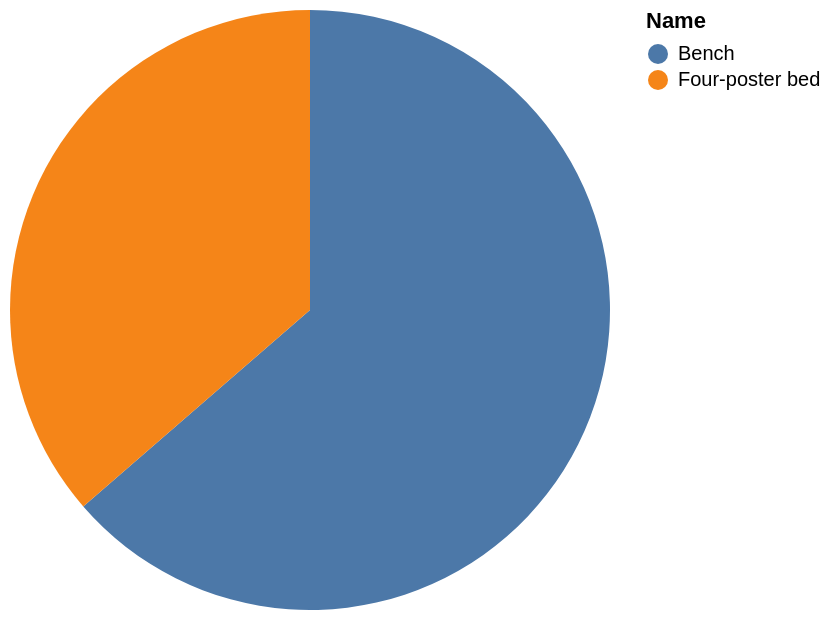

Here is the Vega-Lite specification saved for this chart:
### Vega-Lite specification from a JSON file in a GitHub repository (floating-point values rounded to 4 significant figures)
{"data": {"values": [{"x_data": "Bench", "y_data": 3.5}, {"x_data": "Four-poster bed", "y_data": 2}]}, "mark": "arc", "encoding": {"theta": {"field": "y_data", "type": "quantitative", "title": "Market_Rate"}, "color": {"field": "x_data", "type": "nominal", "title": "Name"}}}
